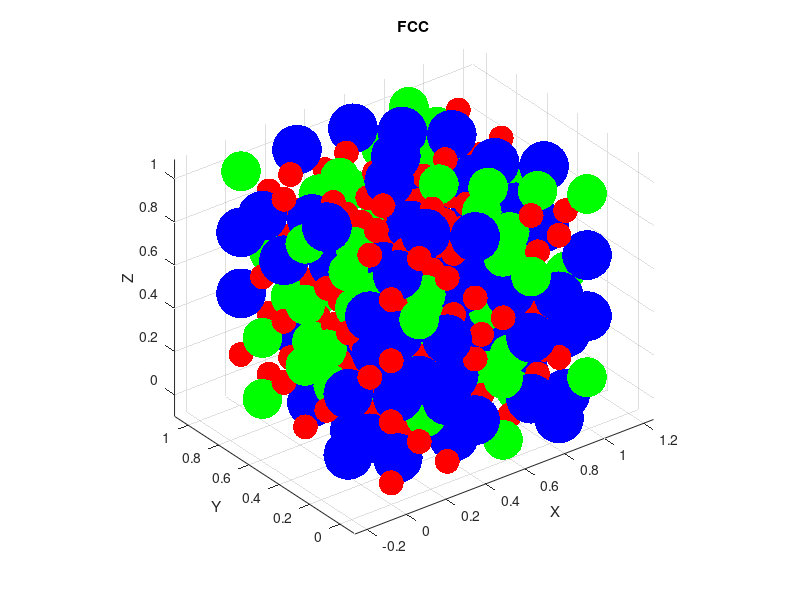

MATLAB code to generate this figure:
%% ESTRUCTURA FCC %%

% Proporciones de cada tipo de átomo.
Prop_1 = 0.4;
Prop_2 = 0.3;
Prop_3 = 0.3;

% Radios.
Radio_1 = 0.05;
Radio_2 = 0.08;
Radio_3 = 0.1;

% Número de celda unidad por lado.
N_celda = 3;

% Obtener el radio máximo.
Radio_max = max([Radio_1, Radio_2, Radio_3]);

% Distancia entre dos átomos consecutivos en las esquinas.
Parmtr_reticular = 2 * sqrt(2) * Radio_max;

% Distancia entre el centro y las esquinas de la celda.
Dist_centro_esquinas = sqrt(3) * sqrt(2) * Radio_max;

% Representar la estructura.
figure;
hold on;
axis equal;

% Colocar átomos en las esquinas de cada celda unidad.
for x = 0:Parmtr_reticular:N_celda*Parmtr_reticular
    for y = 0:Parmtr_reticular:N_celda*Parmtr_reticular
        for z = 0:Parmtr_reticular:N_celda*Parmtr_reticular
            % Posición de los átomos
            Pos_esquina = [x, y, z];
            
            % Generar un número aleatorio para determinar el tipo de átomo.
            N_aleatorio_esq = rand();
            
            % Determinar el tipo de átomo según las proporciones dadas.
            if N_aleatorio_esq < Prop_1
                % Tipo 1.
                Color_esq = 'r';
                Radio_esq = Radio_1;
            elseif N_aleatorio_esq < (Prop_1+Prop_2)
                % Tipo 2.
                Color_esq = 'g';
                Radio_esq = Radio_2;
            else
                % Tipo 3.
                Color_esq = 'b';
                Radio_esq = Radio_3;
            end
            
            % Representar el átomo con el color y radio correspondiente.
            [x_sphere, y_sphere, z_sphere] = sphere;
            x_sphere = x_sphere * Radio_esq + Pos_esquina(1);
            y_sphere = y_sphere * Radio_esq + Pos_esquina(2);
            z_sphere = z_sphere * Radio_esq + Pos_esquina(3);
            
            surf(x_sphere, y_sphere, z_sphere, 'FaceColor', Color_esq, 'EdgeColor', 'none');
        end
    end
end

% Colocar el átomo C1 (1,1,0).
for x = 0:Parmtr_reticular:N_celda*Parmtr_reticular
    for y = 0:Parmtr_reticular:N_celda*Parmtr_reticular
        for z = 0:Parmtr_reticular:N_celda*Parmtr_reticular
            % Posición del átomo C1.
            Pos_C1 = [x, y, z] + Parmtr_reticular * (1/2) * [1, 1, 0];
            
            % Generar un número aleatorio para determinar el tipo de átomo.
            N_aleatorio_C1 = rand();
            
            % Determinar el tipo de átomo según las proporciones dadas.
            if N_aleatorio_C1 < Prop_1
                % Tipo 1.
                Color_C1 = 'r';
                Radio_C1 = Radio_1;
            elseif N_aleatorio_C1 < (Prop_1+Prop_2)
                % Tipo 2.
                Color_C1 = 'g';
                Radio_C1 = Radio_2;
            else
                % Tipo 3.
                Color_C1 = 'b';
                Radio_C1 = Radio_3;
            end
            
            % Representar el átomo con el color y radio correspondiente.
            [x_sphere, y_sphere, z_sphere] = sphere;
            x_sphere = x_sphere * Radio_C1 + Pos_C1(1);
            y_sphere = y_sphere * Radio_C1 + Pos_C1(2);
            z_sphere = z_sphere * Radio_C1 + Pos_C1(3);
            
            surf(x_sphere, y_sphere, z_sphere, 'FaceColor', Color_C1, 'EdgeColor', 'none');
        end
    end
end

% Colocar el átomo C2 (1,0,1).
for x = 0:Parmtr_reticular:N_celda*Parmtr_reticular
    for y = 0:Parmtr_reticular:N_celda*Parmtr_reticular
        for z = 0:Parmtr_reticular:N_celda*Parmtr_reticular
            % Posición del átomo C2.
            Pos_C2 = [x, y, z] + Parmtr_reticular * (1/2) * [1, 0, 1];
            
            % Generar un número aleatorio para determinar el tipo de átomo.
            N_aleatorio_C2 = rand();
            
            % Determinar el tipo de átomo según las proporciones dadas.
            if N_aleatorio_C2 < Prop_1
                % Tipo 1.
                Color_C2 = 'r';
                Radio_C2 = Radio_1;
            elseif N_aleatorio_C2 < (Prop_1+Prop_2)
                % Tipo 2.
                Color_C2 = 'g';
                Radio_C2 = Radio_2;
            else
                % Tipo 3.
                Color_C2 = 'b';
                Radio_C2 = Radio_3;
            end
            
            % Representar el átomo con el color y radio correspondiente.
            [x_sphere, y_sphere, z_sphere] = sphere;
            x_sphere = x_sphere * Radio_C2 + Pos_C2(1);
            y_sphere = y_sphere * Radio_C2 + Pos_C2(2);
            z_sphere = z_sphere * Radio_C2 + Pos_C2(3);
            
            surf(x_sphere, y_sphere, z_sphere, 'FaceColor', Color_C2, 'EdgeColor', 'none');
        end
    end
end

% Colocar el átomo C3 (0,1,1).
for x = 0:Parmtr_reticular:N_celda*Parmtr_reticular
    for y = 0:Parmtr_reticular:N_celda*Parmtr_reticular
        for z = 0:Parmtr_reticular:N_celda*Parmtr_reticular
            % Posición del átomo C3.
            Pos_C3 = [x, y, z] + Parmtr_reticular * (1/2) * [0, 1, 1];
            
            % Generar un número aleatorio para determinar el tipo de átomo.
            N_aleatorio_C3 = rand();
            
            % Determinar el tipo de átomo según las proporciones dadas.
            if N_aleatorio_C3 < Prop_1
                % Tipo 1.
                Color_C3 = 'r';
                Radio_C3 = Radio_1;
            elseif N_aleatorio_C3 < (Prop_1+Prop_2)
                % Tipo 2.
                Color_C3 = 'g';
                Radio_C3 = Radio_2;
            else
                % Tipo 3.
                Color_C3 = 'b';
                Radio_C3 = Radio_3;
            end
            
            % Representar el átomo con el color y radio correspondiente.
            [x_sphere, y_sphere, z_sphere] = sphere;
            x_sphere = x_sphere * Radio_C3 + Pos_C3(1);
            y_sphere = y_sphere * Radio_C3 + Pos_C3(2);
            z_sphere = z_sphere * Radio_C3 + Pos_C3(3);
             
            surf(x_sphere, y_sphere, z_sphere, 'FaceColor', Color_C3, 'EdgeColor', 'none');
        end
    end
end

% Especificaciones de la representación.
title('FCC');
xlabel('X');
ylabel('Y');
zlabel('Z');
view(3);
grid on;
